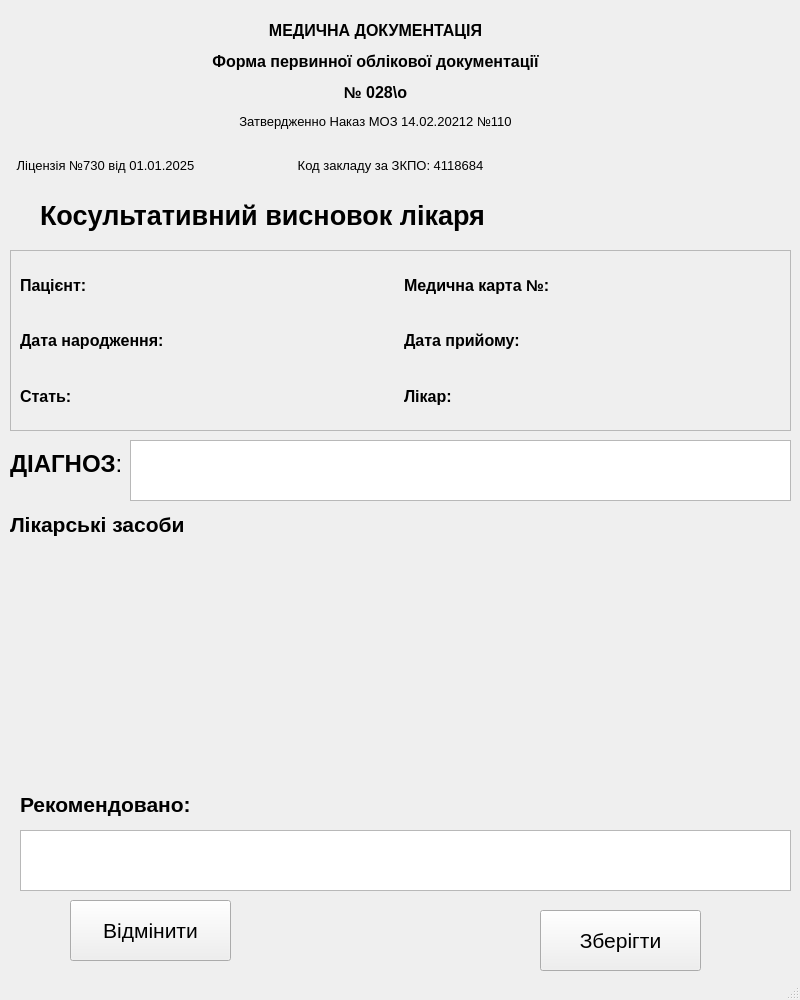
<?xml version="1.0" encoding="UTF-8"?>
<ui version="4.0">
 <class>AppointmentCreator</class>
 <widget class="QMainWindow" name="AppointmentCreator">
  <property name="geometry">
   <rect>
    <x>0</x>
    <y>0</y>
    <width>800</width>
    <height>1000</height>
   </rect>
  </property>
  <property name="focusPolicy">
   <enum>Qt::FocusPolicy::StrongFocus</enum>
  </property>
  <property name="windowTitle">
   <string>MainWindow</string>
  </property>
  <widget class="QWidget" name="centralwidget">
   <widget class="QLabel" name="pharmaciesName">
    <property name="geometry">
     <rect>
      <x>10</x>
      <y>500</y>
      <width>201</width>
      <height>49</height>
     </rect>
    </property>
    <property name="font">
     <font>
      <pointsize>12</pointsize>
     </font>
    </property>
    <property name="locale">
     <locale language="Ukrainian" country="Ukraine"/>
    </property>
    <property name="text">
     <string>&lt;html&gt;&lt;head/&gt;&lt;body&gt;&lt;p&gt;&lt;span style=&quot; font-size:16pt; font-weight:700;&quot;&gt;Лікарські засоби&lt;/span&gt;&lt;/p&gt;&lt;/body&gt;&lt;/html&gt;</string>
    </property>
   </widget>
   <widget class="QLabel" name="license">
    <property name="geometry">
     <rect>
      <x>10</x>
      <y>150</y>
      <width>191</width>
      <height>31</height>
     </rect>
    </property>
    <property name="font">
     <font>
      <pointsize>12</pointsize>
     </font>
    </property>
    <property name="locale">
     <locale language="Ukrainian" country="Ukraine"/>
    </property>
    <property name="text">
     <string>&lt;html&gt;&lt;head/&gt;&lt;body&gt;&lt;p align=&quot;center&quot;&gt;&lt;span style=&quot; font-size:10pt;&quot;&gt;Ліцензія №730 від 01.01.2025&lt;/span&gt;&lt;/p&gt;&lt;/body&gt;&lt;/html&gt;</string>
    </property>
   </widget>
   <widget class="QLabel" name="diagnosisName">
    <property name="geometry">
     <rect>
      <x>10</x>
      <y>440</y>
      <width>121</width>
      <height>49</height>
     </rect>
    </property>
    <property name="font">
     <font>
      <pointsize>12</pointsize>
     </font>
    </property>
    <property name="locale">
     <locale language="Ukrainian" country="Ukraine"/>
    </property>
    <property name="text">
     <string>&lt;html&gt;&lt;head/&gt;&lt;body&gt;&lt;p&gt;&lt;span style=&quot; font-size:18pt; font-weight:700;&quot;&gt;ДІАГНОЗ&lt;/span&gt;&lt;span style=&quot; font-size:18pt;&quot;&gt;:&lt;/span&gt;&lt;/p&gt;&lt;/body&gt;&lt;/html&gt;</string>
    </property>
   </widget>
   <widget class="QLabel" name="recommendationsName">
    <property name="geometry">
     <rect>
      <x>20</x>
      <y>780</y>
      <width>201</width>
      <height>49</height>
     </rect>
    </property>
    <property name="font">
     <font>
      <pointsize>12</pointsize>
     </font>
    </property>
    <property name="locale">
     <locale language="Ukrainian" country="Ukraine"/>
    </property>
    <property name="text">
     <string>&lt;html&gt;&lt;head/&gt;&lt;body&gt;&lt;p&gt;&lt;span style=&quot; font-size:16pt; font-weight:700;&quot;&gt;Рекомендовано:&lt;/span&gt;&lt;/p&gt;&lt;/body&gt;&lt;/html&gt;</string>
    </property>
   </widget>
   <widget class="QFrame" name="infoFrame">
    <property name="geometry">
     <rect>
      <x>10</x>
      <y>250</y>
      <width>781</width>
      <height>181</height>
     </rect>
    </property>
    <property name="frameShape">
     <enum>QFrame::Shape::StyledPanel</enum>
    </property>
    <property name="frameShadow">
     <enum>QFrame::Shadow::Raised</enum>
    </property>
    <property name="midLineWidth">
     <number>1</number>
    </property>
    <widget class="QWidget" name="gridLayoutWidget">
     <property name="geometry">
      <rect>
       <x>10</x>
       <y>10</y>
       <width>761</width>
       <height>161</height>
      </rect>
     </property>
     <layout class="QGridLayout" name="infoLayout">
      <item row="2" column="0">
       <widget class="QLabel" name="gender">
        <property name="font">
         <font>
          <pointsize>12</pointsize>
          <bold>true</bold>
         </font>
        </property>
        <property name="locale">
         <locale language="Ukrainian" country="Ukraine"/>
        </property>
        <property name="text">
         <string>Стать: </string>
        </property>
        <property name="textFormat">
         <enum>Qt::TextFormat::PlainText</enum>
        </property>
       </widget>
      </item>
      <item row="0" column="1">
       <widget class="QLabel" name="medNumber">
        <property name="font">
         <font>
          <pointsize>12</pointsize>
          <bold>true</bold>
         </font>
        </property>
        <property name="locale">
         <locale language="Ukrainian" country="Ukraine"/>
        </property>
        <property name="text">
         <string>Медична карта №: </string>
        </property>
       </widget>
      </item>
      <item row="0" column="0">
       <widget class="QLabel" name="patient">
        <property name="font">
         <font>
          <pointsize>12</pointsize>
          <bold>true</bold>
         </font>
        </property>
        <property name="locale">
         <locale language="Ukrainian" country="Ukraine"/>
        </property>
        <property name="text">
         <string>Пацієнт: </string>
        </property>
        <property name="textFormat">
         <enum>Qt::TextFormat::PlainText</enum>
        </property>
       </widget>
      </item>
      <item row="1" column="0">
       <widget class="QLabel" name="birthdate">
        <property name="font">
         <font>
          <pointsize>12</pointsize>
          <bold>true</bold>
         </font>
        </property>
        <property name="locale">
         <locale language="Ukrainian" country="Ukraine"/>
        </property>
        <property name="text">
         <string>Дата народження: </string>
        </property>
        <property name="textFormat">
         <enum>Qt::TextFormat::PlainText</enum>
        </property>
       </widget>
      </item>
      <item row="1" column="1">
       <widget class="QLabel" name="date">
        <property name="font">
         <font>
          <pointsize>12</pointsize>
          <bold>true</bold>
         </font>
        </property>
        <property name="locale">
         <locale language="Ukrainian" country="Ukraine"/>
        </property>
        <property name="text">
         <string>Дата прийому: </string>
        </property>
       </widget>
      </item>
      <item row="2" column="1">
       <widget class="QLabel" name="doctor">
        <property name="font">
         <font>
          <pointsize>12</pointsize>
          <bold>true</bold>
         </font>
        </property>
        <property name="locale">
         <locale language="Ukrainian" country="Ukraine"/>
        </property>
        <property name="text">
         <string>Лікар: </string>
        </property>
        <property name="textFormat">
         <enum>Qt::TextFormat::PlainText</enum>
        </property>
       </widget>
      </item>
     </layout>
    </widget>
   </widget>
   <widget class="QWidget" name="horizontalLayoutWidget">
    <property name="geometry">
     <rect>
      <x>40</x>
      <y>190</y>
      <width>731</width>
      <height>51</height>
     </rect>
    </property>
    <layout class="QHBoxLayout" name="specialityLayout">
     <item>
      <widget class="QLabel" name="speciality">
       <property name="font">
        <font>
         <pointsize>20</pointsize>
         <bold>true</bold>
        </font>
       </property>
       <property name="locale">
        <locale language="Ukrainian" country="Ukraine"/>
       </property>
       <property name="text">
        <string>Косультативний висновок лікаря </string>
       </property>
       <property name="textFormat">
        <enum>Qt::TextFormat::PlainText</enum>
       </property>
      </widget>
     </item>
    </layout>
   </widget>
   <widget class="QLabel" name="code">
    <property name="geometry">
     <rect>
      <x>280</x>
      <y>150</y>
      <width>221</width>
      <height>31</height>
     </rect>
    </property>
    <property name="font">
     <font>
      <pointsize>12</pointsize>
     </font>
    </property>
    <property name="locale">
     <locale language="Ukrainian" country="Ukraine"/>
    </property>
    <property name="text">
     <string>&lt;html&gt;&lt;head/&gt;&lt;body&gt;&lt;p align=&quot;center&quot;&gt;&lt;span style=&quot; font-size:10pt;&quot;&gt;Код закладу за ЗКПО: 4118684&lt;/span&gt;&lt;/p&gt;&lt;/body&gt;&lt;/html&gt;</string>
    </property>
   </widget>
   <widget class="QLabel" name="title">
    <property name="geometry">
     <rect>
      <x>190</x>
      <y>10</y>
      <width>371</width>
      <height>131</height>
     </rect>
    </property>
    <property name="font">
     <font>
      <pointsize>12</pointsize>
     </font>
    </property>
    <property name="locale">
     <locale language="Ukrainian" country="Ukraine"/>
    </property>
    <property name="text">
     <string>&lt;html&gt;&lt;head/&gt;&lt;body&gt;&lt;p align=&quot;center&quot;&gt;&lt;span style=&quot; font-weight:700;&quot;&gt;МЕДИЧНА ДОКУМЕНТАЦІЯ&lt;/span&gt;&lt;/p&gt;&lt;p align=&quot;center&quot;&gt;&lt;span style=&quot; font-weight:700;&quot;&gt;Форма первинної облікової документації&lt;/span&gt;&lt;/p&gt;&lt;p align=&quot;center&quot;&gt;&lt;span style=&quot; font-weight:700;&quot;&gt;№ 028\о&lt;/span&gt;&lt;/p&gt;&lt;p align=&quot;center&quot;&gt;&lt;span style=&quot; font-size:10pt;&quot;&gt;Затвердженно Наказ МОЗ 14.02.20212 №110&lt;/span&gt;&lt;/p&gt;&lt;/body&gt;&lt;/html&gt;</string>
    </property>
   </widget>
   <widget class="QTextEdit" name="diagnosis">
    <property name="geometry">
     <rect>
      <x>130</x>
      <y>440</y>
      <width>661</width>
      <height>61</height>
     </rect>
    </property>
    <property name="font">
     <font>
      <pointsize>14</pointsize>
     </font>
    </property>
   </widget>
   <widget class="QTextEdit" name="recommendations">
    <property name="geometry">
     <rect>
      <x>20</x>
      <y>830</y>
      <width>771</width>
      <height>61</height>
     </rect>
    </property>
    <property name="font">
     <font>
      <pointsize>14</pointsize>
     </font>
    </property>
   </widget>
   <widget class="QPushButton" name="declineButton">
    <property name="geometry">
     <rect>
      <x>70</x>
      <y>900</y>
      <width>161</width>
      <height>61</height>
     </rect>
    </property>
    <property name="font">
     <font>
      <pointsize>16</pointsize>
      <bold>false</bold>
     </font>
    </property>
    <property name="text">
     <string>Відмінити</string>
    </property>
   </widget>
   <widget class="QPushButton" name="saveButton">
    <property name="geometry">
     <rect>
      <x>540</x>
      <y>910</y>
      <width>161</width>
      <height>61</height>
     </rect>
    </property>
    <property name="font">
     <font>
      <pointsize>16</pointsize>
      <bold>false</bold>
     </font>
    </property>
    <property name="text">
     <string>Зберігти</string>
    </property>
   </widget>
   <widget class="PharmacyCreator" name="pharmacies" native="true">
    <property name="geometry">
     <rect>
      <x>10</x>
      <y>550</y>
      <width>785</width>
      <height>245</height>
     </rect>
    </property>
   </widget>
  </widget>
  <widget class="QStatusBar" name="statusbar"/>
 </widget>
 <customwidgets>
  <customwidget>
   <class>PharmacyCreator</class>
   <extends>QWidget</extends>
   <header location="global">MainClient/Doctor/PharmacyCreator/PharmacyCreator.hpp</header>
   <container>1</container>
  </customwidget>
 </customwidgets>
 <resources/>
 <connections/>
</ui>
